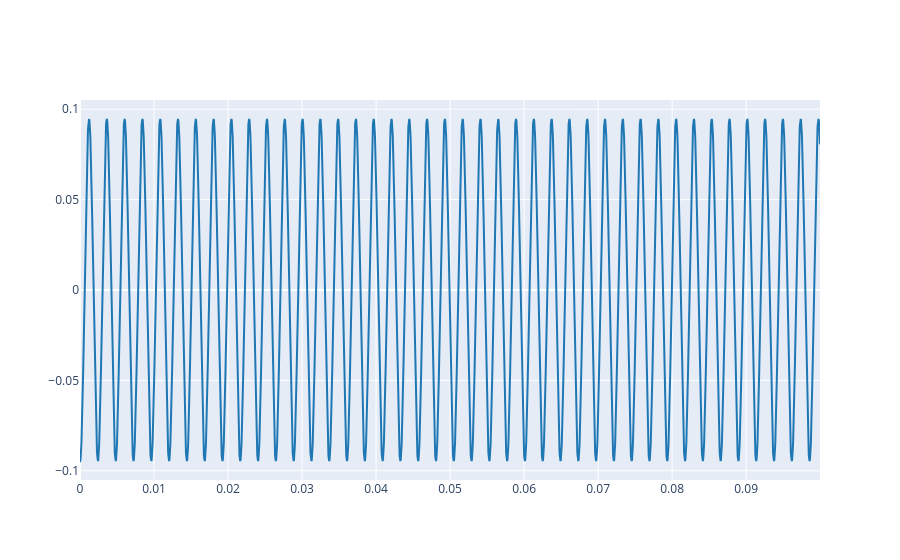

This figure's notebook cell:
### Markdown cell above
2.1. Define a complex exponential with the same parameters that those from Lab 1 (Ex 3.1) and plot the real part.

### Code cell
filepath = "audio/136954__stomachache__gsharp1.wav"
ref, fs = load_audio(filepath)
# Supongamos que ya tienes la señal de referencia 'ref' y la frecuencia de muestreo fs
duration = len(ref) / fs
t = np.linspace(0, duration, len(ref), endpoint=False)
# Parámetros del Lab 1 (Ej. 3.1)
f0 = 416.037       # Frecuencia en Hz
A = 0.0946         # Amplitud
phi = ((0.317277 - 0.31608) / 0.0024266) * 2 * np.pi  # Fase inicial (en radianes)

# Definir la exponencial compleja
complex_exp = A * np.exp(1j * (2 * np.pi * f0 * t + phi))

# Parte real de la exponencial compleja (equivale a la sinusoide)
real_part = np.real(complex_exp)


plot_signals([real_part],fs,t_start=0, t_end=0.1, name=["Real"])

### Figure 1 — Plotly figure (JSON) as saved in the notebook; plotly's stock layout.template omitted (floating-point values rounded to 4 significant figures; data arrays with more than 128 entries replaced by an {"elided": "..."} marker saying what was removed)
{"data": [{"line": {"color": "#1f77b4", "shape": "linear"}, "mode": "lines", "name": "Real", "type": "scatter", "x": {"elided": "4410 float values"}, "y": {"elided": "4410 float values"}}], "layout": {}}
